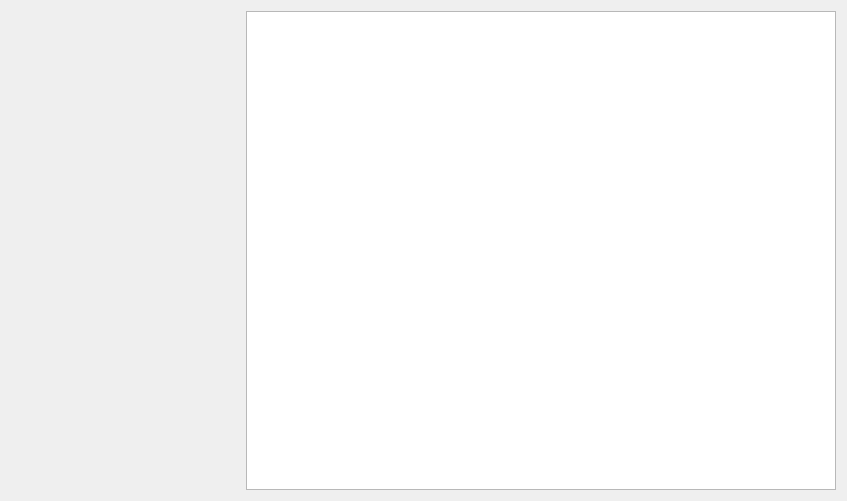
<?xml version="1.0" encoding="UTF-8"?>
<ui version="4.0">
 <class>mainWidget</class>
 <widget class="QWidget" name="mainWidget">
  <property name="geometry">
   <rect>
    <x>0</x>
    <y>0</y>
    <width>847</width>
    <height>501</height>
   </rect>
  </property>
  <property name="windowTitle">
   <string>Form</string>
  </property>
  <property name="locale">
   <locale language="English" country="UnitedStates"/>
  </property>
  <layout class="QHBoxLayout" name="horizontalLayout">
   <property name="spacing">
    <number>0</number>
   </property>
   <item>
    <widget class="customLineBrowser" name="lineBrowser">
     <property name="enabled">
      <bool>false</bool>
     </property>
     <property name="sizePolicy">
      <sizepolicy hsizetype="Fixed" vsizetype="Expanding">
       <horstretch>0</horstretch>
       <verstretch>0</verstretch>
      </sizepolicy>
     </property>
     <property name="maximumSize">
      <size>
       <width>35</width>
       <height>16777215</height>
      </size>
     </property>
     <property name="contextMenuPolicy">
      <enum>Qt::DefaultContextMenu</enum>
     </property>
     <property name="layoutDirection">
      <enum>Qt::LeftToRight</enum>
     </property>
     <property name="frameShape">
      <enum>QFrame::NoFrame</enum>
     </property>
     <property name="frameShadow">
      <enum>QFrame::Plain</enum>
     </property>
     <property name="verticalScrollBarPolicy">
      <enum>Qt::ScrollBarAlwaysOff</enum>
     </property>
     <property name="autoFormatting">
      <set>QTextEdit::AutoAll</set>
     </property>
     <property name="tabChangesFocus">
      <bool>false</bool>
     </property>
     <property name="lineWrapMode">
      <enum>QTextEdit::NoWrap</enum>
     </property>
    </widget>
   </item>
   <item>
    <widget class="modifyColorWidget" name="modifyColor">
     <property name="enabled">
      <bool>false</bool>
     </property>
     <property name="maximumSize">
      <size>
       <width>200</width>
       <height>16777215</height>
      </size>
     </property>
     <property name="frameShape">
      <enum>QFrame::NoFrame</enum>
     </property>
     <property name="verticalScrollBarPolicy">
      <enum>Qt::ScrollBarAlwaysOff</enum>
     </property>
     <property name="horizontalScrollBarPolicy">
      <enum>Qt::ScrollBarAlwaysOff</enum>
     </property>
     <property name="lineWrapMode">
      <enum>QTextEdit::NoWrap</enum>
     </property>
    </widget>
   </item>
   <item>
    <widget class="customTextEdit" name="textEdit"/>
   </item>
  </layout>
 </widget>
 <customwidgets>
  <customwidget>
   <class>customTextEdit</class>
   <extends>QTextEdit</extends>
   <header location="global">customtextedit.h</header>
  </customwidget>
  <customwidget>
   <class>customLineBrowser</class>
   <extends>QTextBrowser</extends>
   <header location="global">customlinebrowser.h</header>
  </customwidget>
  <customwidget>
   <class>modifyColorWidget</class>
   <extends>QTextEdit</extends>
   <header location="global">modifycolorwidget.h</header>
  </customwidget>
 </customwidgets>
 <resources/>
 <connections/>
</ui>
